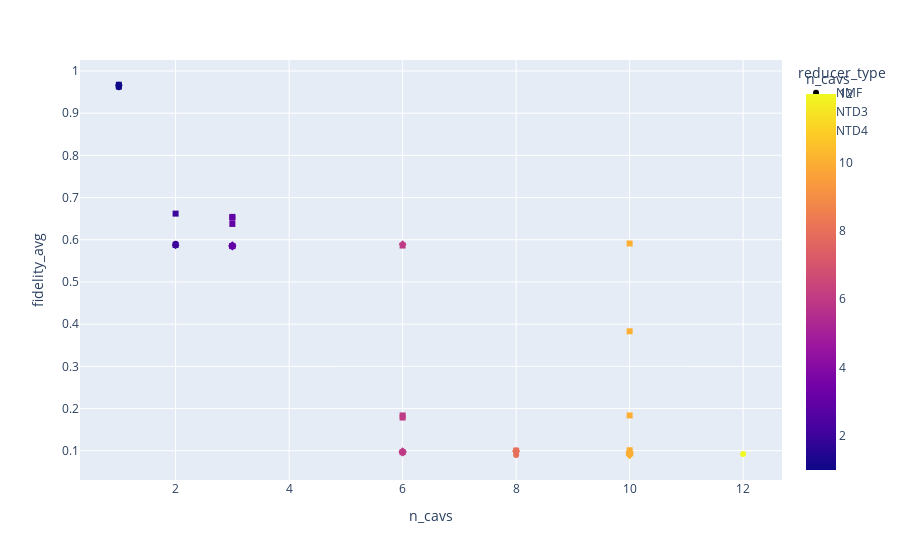

Notebook cell for this chart:
### Markdown cell above
### Result 2:

### Code cell
px.scatter(df, x= 'n_cavs', y='fidelity_avg', color="n_cavs", symbol ="reducer_type", hover_data=['rank_str'])

### Figure 1 — Plotly figure (JSON) as saved in the notebook; plotly's stock layout.template omitted (floating-point values rounded to 4 significant figures)
{"data": [{"customdata": [["1"], ["2"], ["3"], ["6"], ["10"], ["8"], ["12"]], "hovertemplate": "reducer_type=NMF<br>n_cavs=%{marker.color}<br>fidelity_avg=%{y}<br>rank_str=%{customdata[0]}<extra></extra>", "legendgroup": "NMF", "marker": {"color": [1, 2, 3, 6, 10, 8, 12], "coloraxis": "coloraxis", "symbol": "circle"}, "mode": "markers", "name": "NMF", "orientation": "v", "showlegend": true, "type": "scatter", "x": [1, 2, 3, 6, 10, 8, 12], "xaxis": "x", "y": [0.9614, 0.5906, 0.5857, 0.09553, 0.09412, 0.08962, 0.09204], "yaxis": "y"}, {"customdata": [["[3, 20, 100]"], ["[6, 20, 100]"], ["[10, 20, 100]"], ["[3, 20, 25]"], ["[6, 20, 25]"], ["[10, 20, 25]"], ["[3, 30, 100]"], ["[6, 30, 100]"], ["[10, 30, 100]"], ["[6, 39, 80]"], ["[10, 39, 80]"], ["[6, 39, 200]"], ["[10, 39, 200]"], ["[8, 39, 100]"], ["[10, 39, 100]"], ["[10, 39, 375]"], ["[8, 39, 375]"], ["[6, 39, 375]"], ["[3, 39, 375]"], ["[2, 39, 375]"], ["[1, 39, 375]"]], "hovertemplate": "reducer_type=NTD3<br>n_cavs=%{marker.color}<br>fidelity_avg=%{y}<br>rank_str=%{customdata[0]}<extra></extra>", "legendgroup": "NTD3", "marker": {"color": [3, 6, 10, 3, 6, 10, 3, 6, 10, 6, 10, 6, 10, 8, 10, 10, 8, 6, 3, 2, 1], "coloraxis": "coloraxis", "symbol": "diamond"}, "mode": "markers", "name": "NTD3", "orientation": "v", "showlegend": true, "type": "scatter", "x": [3, 6, 10, 3, 6, 10, 3, 6, 10, 6, 10, 6, 10, 8, 10, 10, 8, 6, 3, 2, 1], "xaxis": "x", "y": [0.5853, 0.09527, 0.08918, 0.5871, 0.5894, 0.09368, 0.5858, 0.09836, 0.09006, 0.09736, 0.09354, 0.09859, 0.09818, 0.09927, 0.09696, 0.0962, 0.09871, 0.09764, 0.5836, 0.5868, 0.9659], "yaxis": "y"}, {"customdata": [["[3, 3, 2, 25]"], ["[1, 3, 2, 25]"], ["[2, 3, 2, 25]"], ["[3, 5, 3, 25]"], ["[3, 13, 3, 25]"], ["[6, 13, 3, 25]"], ["[6, 2, 3, 20]"], ["[10, 2, 3, 20]"], ["[3, 2, 3, 25]"], ["[6, 2, 3, 25]"], ["[10, 2, 3, 25]"], ["[10, 13, 3, 375]"], ["[10, 3, 3, 375]"], ["[8, 13, 3, 375]"], ["[6, 13, 3, 375]"], ["[3, 13, 3, 375]"], ["[1, 13, 3, 375]"], ["[2, 13, 3, 375]"]], "hovertemplate": "reducer_type=NTD4<br>n_cavs=%{marker.color}<br>fidelity_avg=%{y}<br>rank_str=%{customdata[0]}<extra></extra>", "legendgroup": "NTD4", "marker": {"color": [3, 1, 2, 3, 3, 6, 6, 10, 3, 6, 10, 10, 10, 8, 6, 3, 1, 2], "coloraxis": "coloraxis", "symbol": "square"}, "mode": "markers", "name": "NTD4", "orientation": "v", "showlegend": true, "type": "scatter", "x": [3, 1, 2, 3, 3, 6, 6, 10, 3, 6, 10, 10, 10, 8, 6, 3, 1, 2], "xaxis": "x", "y": [0.6541, 0.9673, 0.6619, 0.6374, 0.5853, 0.5862, 0.1786, 0.5911, 0.652, 0.1835, 0.383, 0.101, 0.1836, 0.1002, 0.09635, 0.5848, 0.9635, 0.5876], "yaxis": "y"}], "layout": {"coloraxis": {"colorbar": {"title": {"text": "n_cavs"}}, "colorscale": [[0, "#0d0887"], [0.1111, "#46039f"], [0.2222, "#7201a8"], [0.3333, "#9c179e"], [0.4444, "#bd3786"], [0.5556, "#d8576b"], [0.6667, "#ed7953"], [0.7778, "#fb9f3a"], [0.8889, "#fdca26"], [1, "#f0f921"]]}, "legend": {"title": {"text": "reducer_type"}, "tracegroupgap": 0}, "margin": {"t": 60}, "xaxis": {"anchor": "y", "domain": [0, 1], "title": {"text": "n_cavs"}}, "yaxis": {"anchor": "x", "domain": [0, 1], "title": {"text": "fidelity_avg"}}}}
